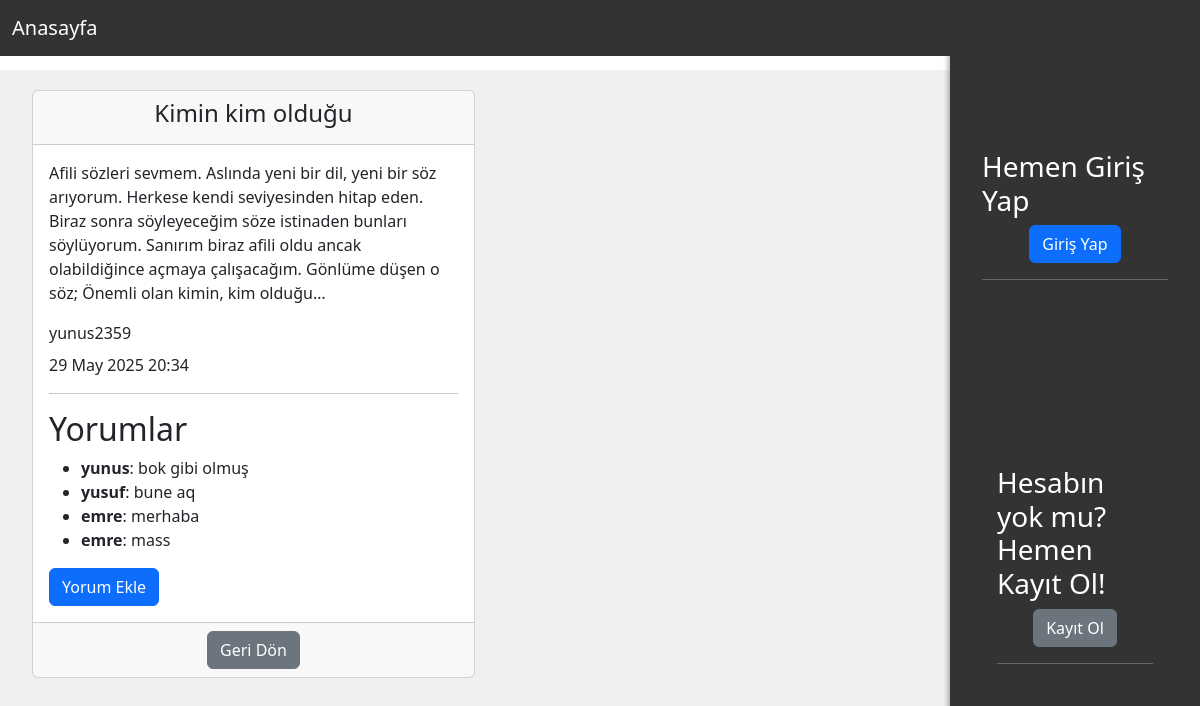
The app's page /post/1/ with its own data.
### blog/models.py (models this page shows, shortened)
class Post(models.Model):
    author = models.ForeignKey(User, on_delete=models.CASCADE)
    title = models.CharField(max_length=100)
    content = models.TextField()
    created_at= models.DateTimeField(auto_now_add=True)
    published_at = models.DateTimeField(null=True, blank=True)

class Comment(models.Model):
    post = models.ForeignKey(Post, on_delete=models.CASCADE, related_name='comments')
    author= models.CharField(max_length=80)
    text = models.TextField(max_length=100)
    created_at= models.DateTimeField(auto_now_add=True)

### blog/views.py (the view)
# urls.py: path('post/<int:pk>/', views.post_detail, name='post_detail'),
def post_detail(request,pk):
    post = get_object_or_404(Post, pk=pk)
    comments = post.comments.all()
    if request.method=='POST':
        if not request.user.is_authenticated:
            return redirect('login')
        form = CommentForm(request.POST)
        if form.is_valid():
            comment = form.save(commit=False)
            comment.post = post
            comment.author = request.user
            comment.save()
            return redirect('post_detail',pk=post.pk)
    else:
        form = CommentForm()
    return render(request, 'blog/post_detail.html', {'post':post , 'comments':comments , 'form':form})

### blog/templates/blog/post_detail.html (shortened to what this page needs)
{% extends "blog/base.html" %}
{% block content %}
<div class="container">
    <div class="col-6">
        <div class="card">
            <div class="card-header text-center">
                <h4>{{post.title}}</h4>
            </div>
            <div class="card-body">
                <p class="card-text mb-3">
                    {{post.content}}
                </p>
                <p class="card-text mb-2">{{post.author.username}}</p>
                <p class="card-text mb-2">{{post.published_at|date:"d M Y H:i"}}</p>
                <hr>
                <h2>Yorumlar</h2>
                <ul>
                    {%for comment in comments%}
                    <li><strong>{{comment.author}}</strong>: {{comment.text}}</li>
                    {%empty%}
                    <li>Henüz Yorum Yok</li>
                    {%endfor%}
                </ul>
                {%if user.is_authenticated%}
                <h5>Yorum Ekle</h5>
                <form method="post">
                    {% csrf_token %}
                    {{ form.as_p }}
                    <button type="submit">Ekle</button>
                </form>
                {%else%}
                <a type="button" class="btn btn-primary" data-bs-toggle="modal" data-bs-target="#ornekmodal">Yorum Ekle</a>
                {%endif%}
            </div>
            <div class="card-footer text-center">
                <a href="{%url 'post_list'%}" class="btn btn-secondary">Geri Dön</a>
            </div>
        </div>
    </div>
</div>
{%endblock%}

### blog/templates/blog/base.html (shortened to what this page needs)
<!DOCTYPE html>
<html lang="tr">
<head>
  <link href="https://cdn.jsdelivr.net/npm/bootstrap@5.3.3/dist/css/bootstrap.min.css" rel="stylesheet">
</head>
<body>
  <nav class="navbar navbar-expand-lg navbar-custom">
    <div class="container-fluid">
      <a href="/" class="navbar-brand">Anasayfa</a>
    </div>
  </nav>
  <div class="main-content">
    {% block content %}
    {% endblock %}
  </div>
  <div class="sidebar">
    {%if user.is_authenticated%}
    <h3>Blog yazmak için doğru adres!</h3>
    <p>Hemen bir tane ekle</p>
    <div class="text-center">
    <a href="{%url 'post_new'%}" class="btn btn-secondary">Ekle</a>
    </div>
    {%else%}
    <div class="container">
        <h3>Hemen Giriş Yap</h3>
        <div class="text-center">
        <button type="button" class="btn btn-primary " data-bs-toggle="modal" data-bs-target="#ornekmodal">
                Giriş Yap
        </button>
        </div>
        <hr>
        <div class="sakal">
        <h3>Hesabın yok mu? Hemen Kayıt Ol!</h3>
        <div class="text-center">
        <a href="{%url 'signup'%}" class="btn btn-secondary">Kayıt Ol</a>
        </div>
        <hr>
        </div>
        {%endif%}
    </div>
  </div>
</body>
</html>

### blog/templates/blog/base.html (style rules this page uses)
.navbar-custom { position: fixed; top: 0; left: 0; width: 100%; background-color: #333; z-index: 1000; }
.navbar-custom .nav-link, .navbar-custom .navbar-brand, .navbar-custom p { color: white !important; }
.main-content { margin-top: 70px; margin-right: 250px; padding: 20px; background-color: #f0f0f0; min-height: 100vh; }
.sakal { padding: 170px 15px 15px 15px; }
.sidebar { width: 250px; height: 100vh; position: fixed; right: 0; top: 0; background-color: #333; color: white; padding: 150px 20px 20px 20px; box-shadow: -2px 0 5px rgba(0, 0, 0, 0.3); }

### records on screen
Post: title "Kimin kim olduğu", content "Afili sözleri sevmem. Aslında yeni bir dil, yeni bir söz arıyorum. Herkese kendi seviyesinden hitap eden. Biraz sonra söyleyeceğim söze istinaden bunları söylüyorum. Sanırım biraz afili oldu ancak olabildiğince açmaya çalışacağım. Gönlüme düşen o söz; Önemli olan kimin, kim olduğu…", author.username "yunus2359", published_at "29 May 2025 20:34"
Comment: author "yunus", text "bok gibi olmuş"
Comment: author "yusuf", text "bune aq"
Comment: author "emre", text "merhaba"
Comment: author "emre", text "mass"
